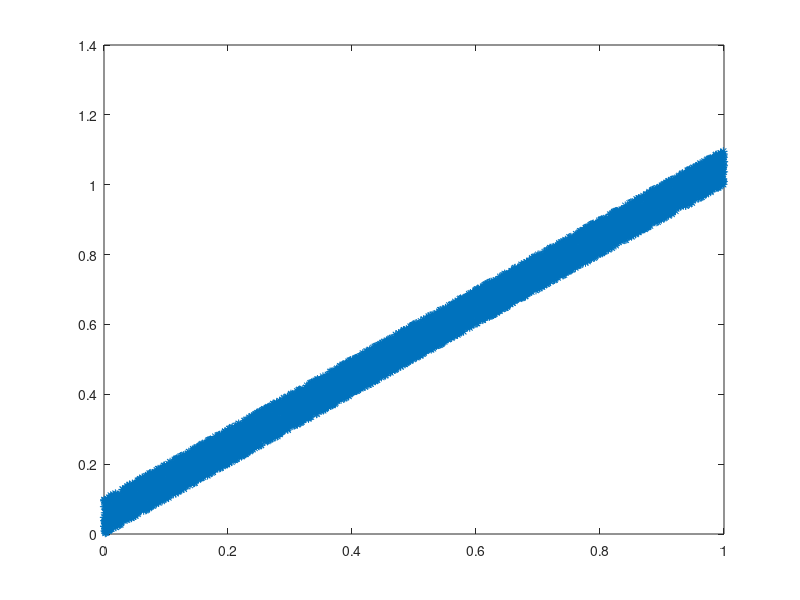

This figure's MATLAB source: (Note: this script raises an error after producing the figure.)
function [] = TestBootstrap

% generate noisy time Series
    x = [0:1/8000:1]';
    y = x + 0.1*rand(size(x));

    plot(x,y,'*');

    [b, bint] = regress(y,x);
    bootr = @(x,y)regress(y,x);

     se = bootci(100, {bootr, x, y}, 'type', 'student');